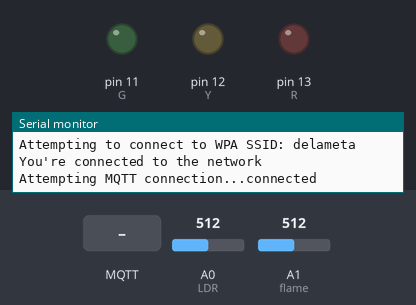
This sketch was run on a simulated Arduino Uno, built with avr-gcc and run on an emulated ATmega328P. On the bench: output pins drawn as LEDs (lit = HIGH), the last lines printed to the serial monitor. The inputs (shaded band) are chosen by the test bench; at power-on: A0 (LDR) = 512, A1 (flame) = 512. WiFi joins after 1.5 s; servers stay silent unless stated; random numbers use the default seed unless the sketch sets one; no MQTT or app messages arrive unless stated.

Above: at 2.7 s.
2.8 s: MQTT message "fir0555/Lampu1" arrives on the first subscribed topic
At 4.0 s:
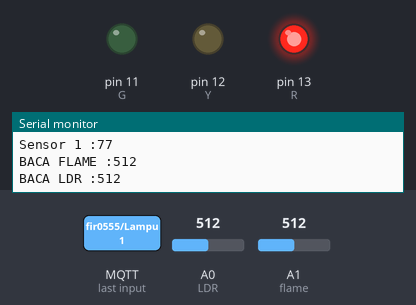
4.3 s: MQTT message "fir0555/Lampu1" arrives on the second subscribed topic
At 5.3 s:
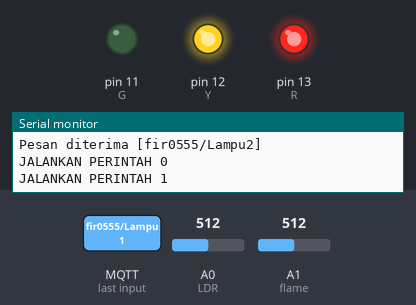
5.8 s: MQTT message "fir0555/Lampu1" arrives on the third subscribed topic
At 6.4 s:
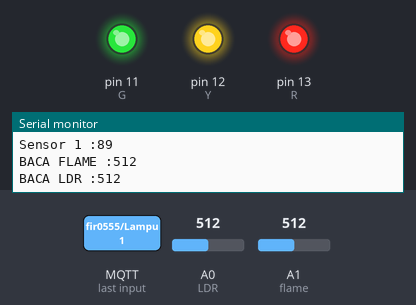
7.3 s: MQTT message "fir0555/Lampu2" arrives on the first subscribed topic
At 8.5 s:
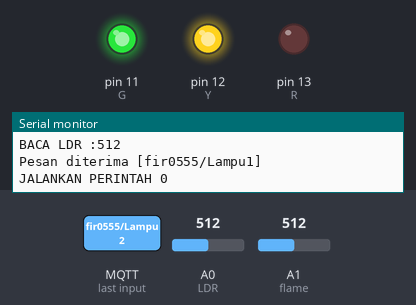
8.8 s: MQTT message "fir0555/Lampu2" arrives on the second subscribed topic
At 9.9 s:
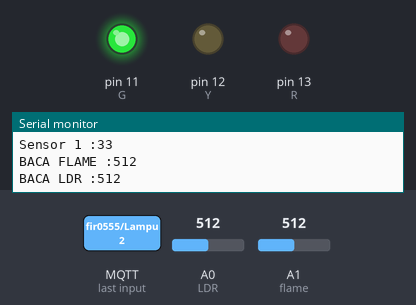
10.3 s: MQTT message "1" arrives on the first subscribed topic
At 11.0 s:
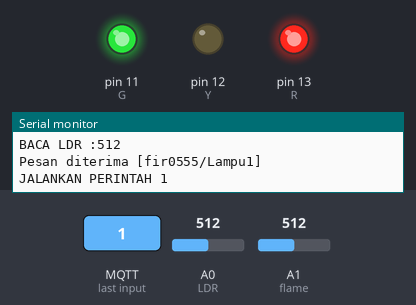
Timing chart, 0 to 12.8 s (numbered marks = the images above; inputs shaded):
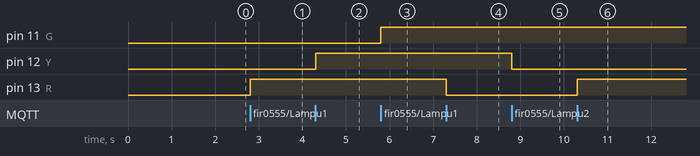

The sketch:

16._MQTT_ARDUINO_ESP8266_FLAME_LDR.ino
```cpp
  #include <WiFiEsp.h>
  #include <WiFiEspClient.h>
  #include <WiFiEspUdp.h>
  #include <SoftwareSerial.h>
  #include <PubSubClient.h>


  char ssid[]        = "delameta";          // your network SSID (name)
  char pass[]        = "bilano1407";        // your network password
  int status = WL_IDLE_STATUS;  // the Wifi radio's status
  unsigned long lastSend;

// Initialize the Ethernet client object
  WiFiEspClient espClient;
  PubSubClient client(espClient);

  SoftwareSerial Serialx(2,3);  // RX, TX   //ESP8266 RX,TX connected to these pins
  int R =13;
  int Y =12;
  int G =11;
  int flame =A1;
  int LDR   =A0;

void setup() {
  pinMode(R,OUTPUT);
  pinMode(Y,OUTPUT);
  pinMode(G,OUTPUT);
  pinMode(flame,INPUT);
  pinMode(LDR,INPUT);

// initialize serial for debugging
  Serial.begin(115200);
// initialize serial for ESP module
  Serialx.begin(9600);
// initialize ESP module
  WiFi.init(&Serialx);

// check for the presence of the shield
  if (WiFi.status() == WL_NO_SHIELD) {
  Serial.println("WiFi shield not present");
// don't continue
  while (true);
}

// attempt to connect to WiFi network
  while ( status != WL_CONNECTED) {
  Serial.print("Attempting to connect to WPA SSID: ");
  Serial.println(ssid);
// Connect to WPA/WPA2 network
  status = WiFi.begin(ssid, pass);
  lastSend = 0;
}

// you're connected now, so print out the data
  Serial.println("You're connected to the network");

//connect to MQTT server
  client.setServer("broker.hivemq.com", 1883);
  client.setCallback(callback);
}

//print any message received for subscribed topic
  void callback(char* topic, byte* payload, unsigned int length) {
  Serial.print("Pesan diterima [");
  Serial.print(topic);
  Serial.println("] ");
  //==============================================================
  if (strcmp(topic, "fir0555/Lampu1") == 0) //Membandingkan 2 buah String
  {
    for (int i=0;i<length;i++) {
    char receivedChar = (char)payload[i];
    if (receivedChar == '1'){
       //Jalankan Perintah1
       Serial.println("JALANKAN PERINTAH 1");
       digitalWrite(R,HIGH);
    }
    if (receivedChar == '0'){
       //Jalankan Perintah0
       Serial.println("JALANKAN PERINTAH 0");
       digitalWrite(R,LOW);
    }
    }
  }
  //==============================================================

  //==============================================================
  if (strcmp(topic, "fir0555/Lampu2") == 0) //Membandingkan 2 buah String
  {
    for (int i=0;i<length;i++) {
    char receivedChar = (char)payload[i];
    if (receivedChar == '1'){
       //Jalankan Perintah1
       Serial.println("JALANKAN PERINTAH 1");
       digitalWrite(Y,HIGH);
    }
    if (receivedChar == '0'){
       //Jalankan Perintah0
       Serial.println("JALANKAN PERINTAH 0");
       digitalWrite(Y,LOW);
    }
    }
  }
  //==============================================================
 //==============================================================
  if (strcmp(topic, "fir0555/Lampu3") == 0) //Membandingkan 2 buah String
  {
    for (int i=0;i<length;i++) {
    char receivedChar = (char)payload[i];
    if (receivedChar == '1'){
       //Jalankan Perintah1
       Serial.println("JALANKAN PERINTAH 1");
       digitalWrite(G,HIGH);
    }
    if (receivedChar == '0'){
       //Jalankan Perintah0
       Serial.println("JALANKAN PERINTAH 0");
       digitalWrite(G,LOW);
    }
    }
  }
  //==============================================================

}

void pushdata(){
  //Ambil Data / Baca Sensor
  char msgBuffer[20];
  int datax=random(10,100);
  int bacaflame=analogRead(flame);
  int bacaLDR=analogRead(LDR);

  //POST TO SERIAL
  Serial.print("Sensor 1 :");
  Serial.print(datax);
  Serial.println();
  Serial.print("BACA FLAME :");
  Serial.print(bacaflame);
  Serial.println();
  Serial.print("BACA LDR :");
  Serial.print(bacaLDR);
  Serial.println();


  //POST TO MQTT
  client.publish("fir0555/datax", String(datax).c_str()); //Convert to String
  client.publish("fir0555/flame", String(bacaflame).c_str());
  client.publish("fir0555/LDR", String(bacaLDR).c_str());
}
void loop() {
// put your main code here, to run repeatedly:
  if (!client.connected()) {
  reconnect();
}
  if ( millis() - lastSend > 3000 ) { // Update and send only after 1 seconds
    pushdata();
    lastSend = millis();
 }
client.loop();
}

void reconnect() {
// Loop until we're reconnected
  while (!client.connected()) {
  Serial.print("Attempting MQTT connection...");
// Attempt to connect, just a name to identify the client
  if (client.connect("fir0555")) {
  Serial.println("connected");

//client.publish("outpic","Hello World");
  client.subscribe("fir0555/Lampu1",0);
  client.subscribe("fir0555/Lampu2",0);
  client.subscribe("fir0555/Lampu3",0);


} else {
  Serial.print("failed, rc=");
  Serial.print(client.state());
  Serial.println(" try again in 5 seconds");
  // Wait 5 seconds before retrying
  delay(5000);
}
}
}
```

Measured:
- after the input at 2.8 s, pin 13 (R): LOW → HIGH at once
- after the input at 4.3 s, pin 12 (Y): LOW → HIGH at once
- after the input at 5.8 s, pin 11 (G): LOW → HIGH at once
- after the input at 7.3 s, pin 13 (R): HIGH → LOW at once
- after the input at 8.8 s, pin 12 (Y): HIGH → LOW at once
- after the input at 10.3 s, pin 13 (R): LOW → HIGH at once
